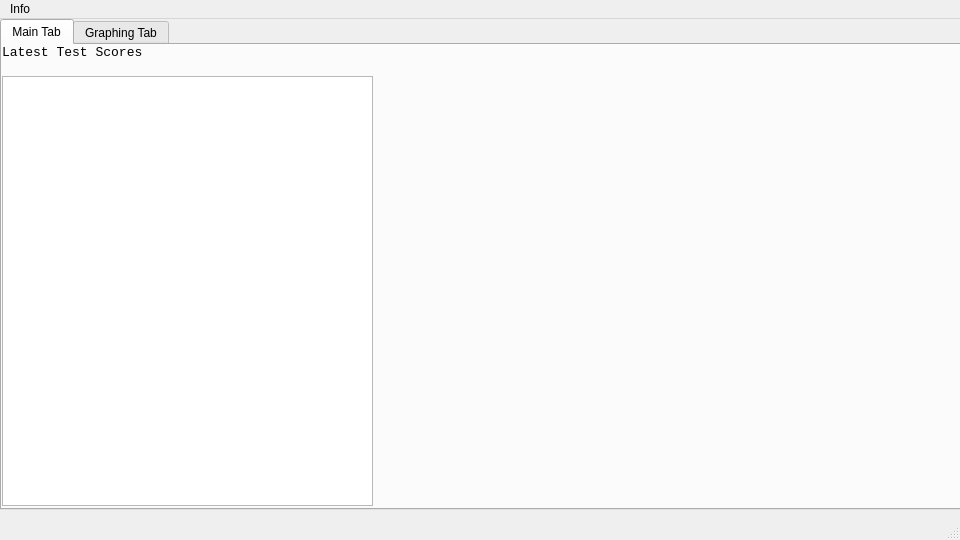
<?xml version="1.0" encoding="UTF-8"?>
<ui version="4.0">
 <author>Seamus Mullan</author>
 <class>MainWindow</class>
 <widget class="QMainWindow" name="MainWindow">
  <property name="geometry">
   <rect>
    <x>0</x>
    <y>0</y>
    <width>960</width>
    <height>540</height>
   </rect>
  </property>
  <property name="windowTitle">
   <string>MainWindow</string>
  </property>
  <widget class="QWidget" name="centralwidget">
   <widget class="QTabWidget" name="tabWidget">
    <property name="geometry">
     <rect>
      <x>0</x>
      <y>0</y>
      <width>961</width>
      <height>491</height>
     </rect>
    </property>
    <property name="currentIndex">
     <number>0</number>
    </property>
    <widget class="QWidget" name="tab">
     <attribute name="title">
      <string>Main Tab</string>
     </attribute>
     <widget class="QWidget" name="verticalLayoutWidget">
      <property name="geometry">
       <rect>
        <x>0</x>
        <y>0</y>
        <width>371</width>
        <height>461</height>
       </rect>
      </property>
      <layout class="QVBoxLayout" name="verticalLayout">
       <item>
        <widget class="QLabel" name="label">
         <property name="font">
          <font>
           <family>Consolas</family>
           <pointsize>10</pointsize>
          </font>
         </property>
         <property name="text">
          <string>Latest Test Scores</string>
         </property>
        </widget>
       </item>
       <item>
        <spacer name="horizontalSpacer">
         <property name="orientation">
          <enum>Qt::Horizontal</enum>
         </property>
         <property name="sizeHint" stdset="0">
          <size>
           <width>40</width>
           <height>10</height>
          </size>
         </property>
        </spacer>
       </item>
       <item>
        <widget class="QTableWidget" name="tableWidget"/>
       </item>
      </layout>
     </widget>
    </widget>
    <widget class="QWidget" name="tab_2">
     <attribute name="title">
      <string>Graphing Tab</string>
     </attribute>
    </widget>
   </widget>
  </widget>
  <widget class="QMenuBar" name="menubar">
   <property name="geometry">
    <rect>
     <x>0</x>
     <y>0</y>
     <width>960</width>
     <height>21</height>
    </rect>
   </property>
   <widget class="QMenu" name="menuInfo">
    <property name="title">
     <string>Info</string>
    </property>
    <addaction name="actionGithub"/>
    <addaction name="actionHelp"/>
   </widget>
   <addaction name="menuInfo"/>
  </widget>
  <widget class="QStatusBar" name="statusbar"/>
  <action name="actionGithub">
   <property name="text">
    <string>Github</string>
   </property>
  </action>
  <action name="actionHelp">
   <property name="text">
    <string>Help</string>
   </property>
  </action>
 </widget>
 <resources/>
 <connections/>
</ui>
